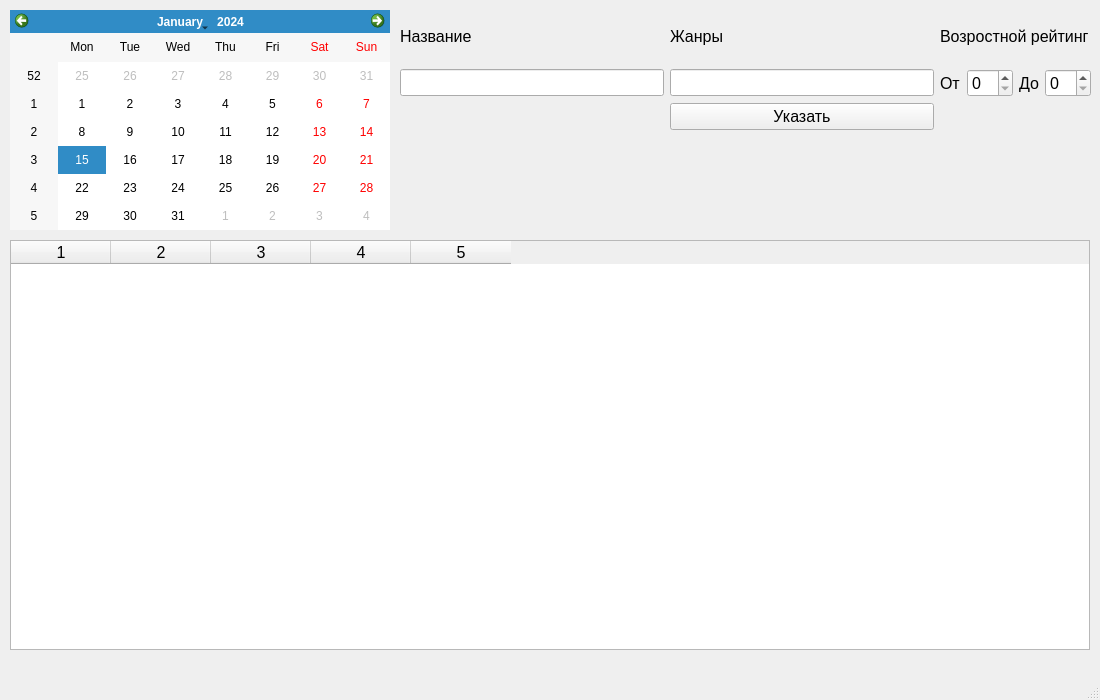
<?xml version="1.0" encoding="UTF-8"?>
<ui version="4.0">
 <class>MainWindow</class>
 <widget class="QMainWindow" name="MainWindow">
  <property name="geometry">
   <rect>
    <x>0</x>
    <y>0</y>
    <width>1100</width>
    <height>700</height>
   </rect>
  </property>
  <property name="windowTitle">
   <string>Выбор фильма</string>
  </property>
  <widget class="QWidget" name="centralwidget">
   <widget class="QWidget" name="gridLayoutWidget_4">
    <property name="geometry">
     <rect>
      <x>400</x>
      <y>10</y>
      <width>691</width>
      <height>120</height>
     </rect>
    </property>
    <layout class="QGridLayout" name="gridLayout_4">
     <item row="1" column="1">
      <widget class="QLineEdit" name="GenresLine">
       <property name="font">
        <font>
         <pointsize>12</pointsize>
        </font>
       </property>
       <property name="readOnly">
        <bool>true</bool>
       </property>
      </widget>
     </item>
     <item row="0" column="2">
      <widget class="QLabel" name="label_9">
       <property name="font">
        <font>
         <pointsize>12</pointsize>
        </font>
       </property>
       <property name="text">
        <string>Возростной рейтинг</string>
       </property>
      </widget>
     </item>
     <item row="0" column="1">
      <widget class="QLabel" name="label_10">
       <property name="font">
        <font>
         <pointsize>12</pointsize>
        </font>
       </property>
       <property name="text">
        <string>Жанры</string>
       </property>
      </widget>
     </item>
     <item row="1" column="2">
      <layout class="QGridLayout" name="gridLayout_5">
       <item row="0" column="3">
        <widget class="QSpinBox" name="EndRatingSpinBox">
         <property name="font">
          <font>
           <pointsize>12</pointsize>
          </font>
         </property>
        </widget>
       </item>
       <item row="0" column="1">
        <widget class="QSpinBox" name="StartRatingSpinBox">
         <property name="font">
          <font>
           <pointsize>12</pointsize>
          </font>
         </property>
        </widget>
       </item>
       <item row="0" column="0">
        <widget class="QLabel" name="label_6">
         <property name="font">
          <font>
           <pointsize>12</pointsize>
           <weight>50</weight>
           <bold>false</bold>
          </font>
         </property>
         <property name="text">
          <string>От</string>
         </property>
        </widget>
       </item>
       <item row="0" column="2">
        <widget class="QLabel" name="label_7">
         <property name="font">
          <font>
           <pointsize>12</pointsize>
          </font>
         </property>
         <property name="text">
          <string>До</string>
         </property>
        </widget>
       </item>
      </layout>
     </item>
     <item row="2" column="1">
      <widget class="QPushButton" name="IndicateGenresBtn">
       <property name="font">
        <font>
         <pointsize>12</pointsize>
        </font>
       </property>
       <property name="text">
        <string>Указать</string>
       </property>
      </widget>
     </item>
     <item row="0" column="0">
      <widget class="QLabel" name="label_8">
       <property name="font">
        <font>
         <pointsize>12</pointsize>
        </font>
       </property>
       <property name="text">
        <string>Название</string>
       </property>
      </widget>
     </item>
     <item row="1" column="0">
      <widget class="QLineEdit" name="NameLine">
       <property name="font">
        <font>
         <pointsize>12</pointsize>
        </font>
       </property>
      </widget>
     </item>
    </layout>
   </widget>
   <widget class="QCalendarWidget" name="Calendar">
    <property name="geometry">
     <rect>
      <x>10</x>
      <y>10</y>
      <width>380</width>
      <height>220</height>
     </rect>
    </property>
    <property name="minimumSize">
     <size>
      <width>380</width>
      <height>214</height>
     </size>
    </property>
    <property name="maximumSize">
     <size>
      <width>400</width>
      <height>220</height>
     </size>
    </property>
    <property name="styleSheet">
     <string notr="true">font: 12pt &quot;MS Shell Dlg 2&quot;;</string>
    </property>
    <property name="minimumDate">
     <date>
      <year>1752</year>
      <month>9</month>
      <day>22</day>
     </date>
    </property>
   </widget>
   <widget class="QTableWidget" name="FilmsTable">
    <property name="geometry">
     <rect>
      <x>10</x>
      <y>240</y>
      <width>1080</width>
      <height>410</height>
     </rect>
    </property>
    <property name="minimumSize">
     <size>
      <width>800</width>
      <height>0</height>
     </size>
    </property>
    <property name="maximumSize">
     <size>
      <width>99999</width>
      <height>99999</height>
     </size>
    </property>
    <property name="font">
     <font>
      <pointsize>12</pointsize>
     </font>
    </property>
    <property name="columnCount">
     <number>5</number>
    </property>
    <column/>
    <column/>
    <column/>
    <column/>
    <column/>
   </widget>
  </widget>
  <widget class="QMenuBar" name="menubar">
   <property name="geometry">
    <rect>
     <x>0</x>
     <y>0</y>
     <width>1100</width>
     <height>21</height>
    </rect>
   </property>
  </widget>
  <widget class="QStatusBar" name="statusbar"/>
 </widget>
 <resources/>
 <connections/>
</ui>
